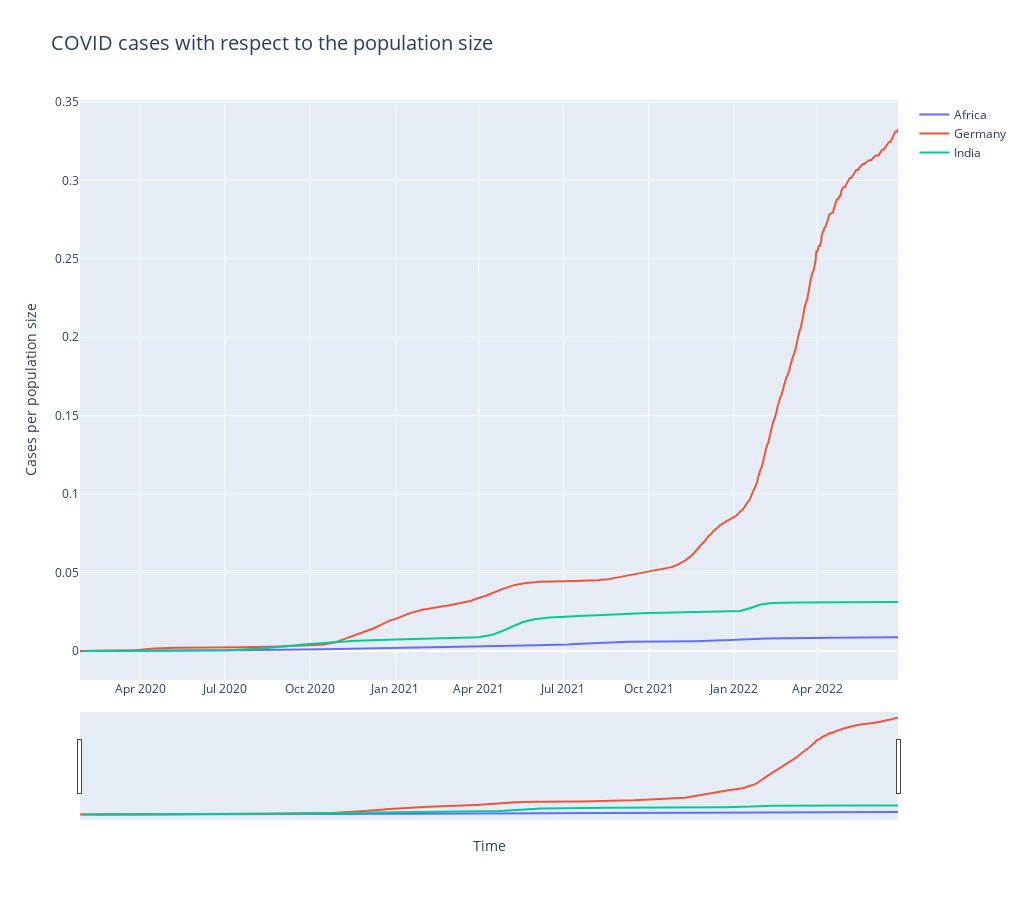

The code cell stored with this chart in its notebook:
### Code cell
# Interactive plot for relative covid cases
fig_cases = go.Figure()
for each in required_countries:
    fig_cases.add_trace(go.Scatter(x=three_country_data.date,y=three_country_data[each],name=each,))

#define the overall layout properties
fig_cases.update_layout(width=1024,height=900,title="COVID cases with respect to the population size",xaxis_title="Time", 
                  yaxis_title="Cases per population size",xaxis_rangeslider_visible=True,title_font_size=20)

# Chrome="C:\\Program Files (x86)\\Google\\Chrome\\Application\\chrome.exe"
# web.register('chrome', None,web.BackgroundBrowser(Chrome))
# fig_cases.show(renderer= 'chrome')
fig_cases.show()

### Figure 1 — Plotly figure (JSON) as saved in the notebook; plotly's stock layout.template omitted (floating-point values rounded to 4 significant figures; data arrays with more than 128 entries replaced by an {"elided": "..."} marker saying what was removed)
{"data": [{"name": "Africa", "type": "scatter", "x": {"elided": "883 str values"}, "y": {"elided": "883 float values"}}, {"name": "Germany", "type": "scatter", "x": {"elided": "883 str values"}, "y": {"elided": "883 float values"}}, {"name": "India", "type": "scatter", "x": {"elided": "883 str values"}, "y": {"elided": "883 float values"}}], "layout": {"height": 900, "title": {"font": {"size": 20}, "text": "COVID cases with respect to the population size"}, "width": 1024, "xaxis": {"rangeslider": {"visible": true}, "title": {"text": "Time"}}, "yaxis": {"title": {"text": "Cases per population size"}}}}
